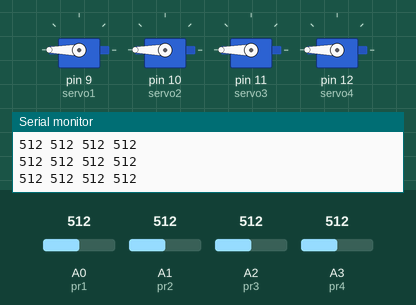
The sketch below on a simulated Arduino Uno, built with avr-gcc and run on an emulated ATmega328P. Parts: 4 × servo, the last lines printed to the serial monitor. The test bench sets the inputs (shaded band); at power-on: A0 (pr1) = 512, A1 (pr2) = 512, A2 (pr3) = 512, A3 (pr4) = 512.

Above: at 1.2 s.
1.3 s: A0 (pr1) set to 786
4.3 s: A0 (pr1) set to 816
At 5.3 s:
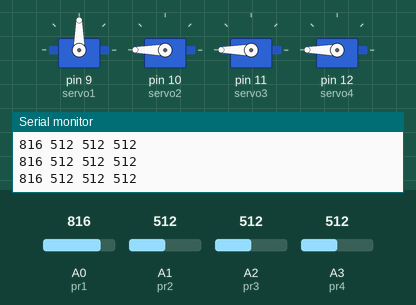
5.8 s: A1 (pr2) set to 792
7.3 s: A1 (pr2) set to 815
At 7.8 s:
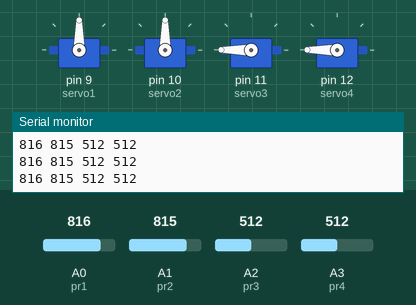
8.8 s: A2 (pr3) set to 788
11.8 s: A2 (pr3) set to 811
At 12.7 s:
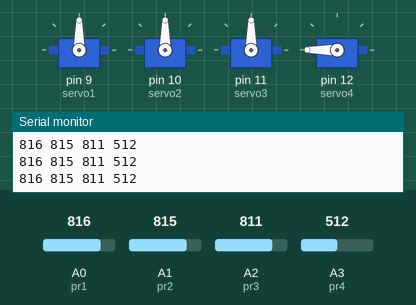
Timing chart, 0 to 14.3 s (numbered marks = the images above; inputs shaded):
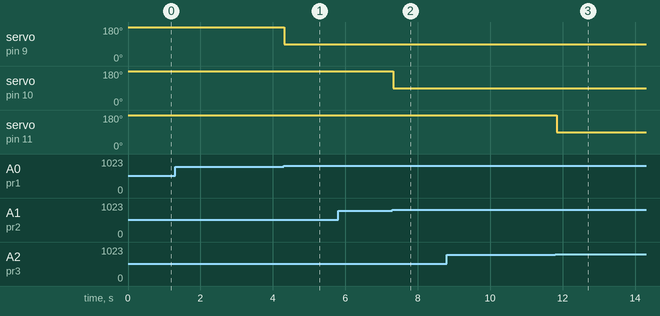

Measured:
- the behaviour switches between 800 and 801 on A0 (pr1) (found by bisection; images 0 and 1)
- the behaviour switches between 800 and 801 on A1 (pr2) (found by bisection; images 1 and 2)
- the behaviour switches between 800 and 801 on A2 (pr3) (found by bisection; images 2 and 3)
- after the input at 4.3 s, servo on pin 9 (servo1): 180° → 90° at once
- after the input at 7.3 s, servo on pin 10 (servo2): 180° → 90° at once
- after the input at 11.8 s, servo on pin 11 (servo3): 180° → 90° at once

The sketch:

lasercrisis-initial.ino
```cpp
#include <Servo.h>  // Include the Servo library

// Define the analog pin connected to the photoresistor
const int pr1 = A0;
const int pr2 = A1;
const int pr3 = A2;
const int pr4 = A3;
const int lightThreshold = 800;  // Threshold to detect "light"

// Create servo objects for two servos
Servo servo1;
Servo servo2;
Servo servo3;
Servo servo4;

void setup() {
  // Start the serial communication
  Serial.begin(9600);

  // Attach the servos
  servo1.attach(9);
  servo2.attach(10);
  servo3.attach(11);
  servo4.attach(12);

  // Start both servos rotating continuously in one direction
  servo1.write(180);
  servo2.write(180);
  servo3.write(180);
  servo4.write(180);
}

void loop() {
  // Read the analog value from the photoresistor
  int pr1Value = analogRead(pr1);
  int pr2Value = analogRead(pr2);
  int pr3Value = analogRead(pr3);
  int pr4Value = analogRead(pr4);

  // Output the raw value to the Serial Monitor
  Serial.print(pr1Value);
  Serial.print(" ");
  Serial.print(pr2Value);
  Serial.print(" ");
  Serial.print(pr3Value);
  Serial.print(" ");
  Serial.println(pr4Value);

  if (pr1Value > lightThreshold) {
    servo1.write(90);
  } else {
    servo1.write(180);
  }

  if (pr2Value > lightThreshold) {
    servo2.write(90);
  } else {
    servo2.write(180);
  }

  if (pr3Value > lightThreshold) {
    servo3.write(90);
  } else {
    servo3.write(180);
  }

  if (pr4Value > lightThreshold) {
    servo4.write(90);
  } else {
    servo4.write(180);
  }

}
```
